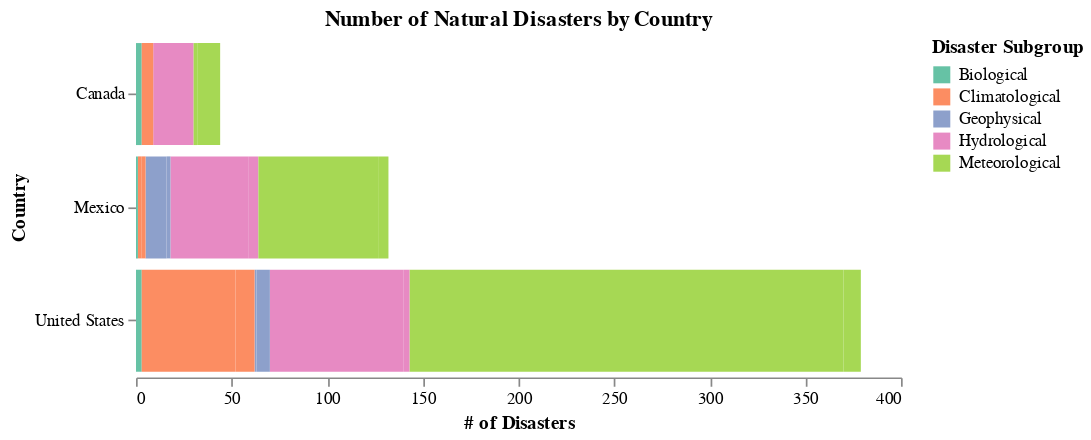

Write notebook code for a chart like this one.
### Code cell
# Bar Chart 1 colors by Disaster Subgroup

bar_chart1 = alt.Chart(disasters_by_country).mark_bar().encode(
    x = alt.X('Number_of_Disasters:Q', title = "# of Disasters", axis = alt.Axis(grid=False)),
    y = alt.Y('Country:N', title = "Country", axis = alt.Axis(domain = False)),
    color = alt.Color("Disaster_Subgroup", title = "Disaster Subgroup").scale(scheme = "set2")
).properties(
    title = 'Number of Natural Disasters by Country',
    width = 450,
    height = 200
).configure_view(
    strokeWidth = 0
)

bar_chart1

### Figure 1 — Vega-Lite specification as saved in the notebook (floating-point values rounded to 4 significant figures)
{"config": {"view": {"continuousWidth": 300, "continuousHeight": 300, "strokeWidth": 0}}, "data": {"name": "data-c3a02eed47f211596ec0cbd657a47875"}, "mark": {"type": "bar"}, "encoding": {"color": {"field": "Disaster_Subgroup", "scale": {"scheme": "set2"}, "title": "Disaster Subgroup", "type": "nominal"}, "x": {"axis": {"grid": false}, "field": "Number_of_Disasters", "title": "# of Disasters", "type": "quantitative"}, "y": {"axis": {"domain": false}, "field": "Country", "title": "Country", "type": "nominal"}}, "height": 200, "title": "Number of Natural Disasters by Country", "width": 450, "$schema": "https://vega.github.io/schema/vega-lite/v5.16.3.json", "datasets": {"data-c3a02eed47f211596ec0cbd657a47875": [{"Country": "Mexico              ", "Disaster_Subgroup": "Hydrological        ", "Disaster_Type": "Flood", "Number_of_Disasters": 41}, {"Country": "Mexico              ", "Disaster_Subgroup": "Geophysical         ", "Disaster_Type": "Earthquake", "Number_of_Disasters": 11}, {"Country": "United States       ", "Disaster_Subgroup": "Biological          ", "Disaster_Type": "Epidemic", "Number_of_Disasters": 3}, {"Country": "Mexico              ", "Disaster_Subgroup": "Hydrological        ", "Disaster_Type": "Landslide", "Number_of_Disasters": 5}, {"Country": "Mexico              ", "Disaster_Subgroup": "Climatological      ", "Disaster_Type": "Wildfire", "Number_of_Disasters": 2}, {"Country": "Mexico              ", "Disaster_Subgroup": "Biological          ", "Disaster_Type": "Epidemic", "Number_of_Disasters": 1}, {"Country": "United States       ", "Disaster_Subgroup": "Geophysical         ", "Disaster_Type": "Volcanic activity", "Number_of_Disasters": 1}, {"Country": "United States       ", "Disaster_Subgroup": "Climatological      ", "Disaster_Type": "Wildfire", "Number_of_Disasters": 49}, {"Country": "United States       ", "Disaster_Subgroup": "Hydrological        ", "Disaster_Type": "Flood", "Number_of_Disasters": 70}, {"Country": "United States       ", "Disaster_Subgroup": "Meteorological      ", "Disaster_Type": "Storm", "Number_of_Disasters": 227}, {"Country": "United States       ", "Disaster_Subgroup": "Geophysical         ", "Disaster_Type": "Earthquake", "Number_of_Disasters": 7}, {"Country": "Canada              ", "Disaster_Subgroup": "Meteorological      ", "Disaster_Type": "Extreme temperature", "Number_of_Disasters": 2}, {"Country": "Canada              ", "Disaster_Subgroup": "Meteorological      ", "Disaster_Type": "Storm", "Number_of_Disasters": 12}, {"Country": "Mexico              ", "Disaster_Subgroup": "Meteorological      ", "Disaster_Type": "Storm", "Number_of_Disasters": 63}, {"Country": "Mexico              ", "Disaster_Subgroup": "Meteorological      ", "Disaster_Type": "Extreme temperature", "Number_of_Disasters": 5}, {"Country": "United States       ", "Disaster_Subgroup": "Meteorological      ", "Disaster_Type": "Extreme temperature", "Number_of_Disasters": 9}, {"Country": "Canada              ", "Disaster_Subgroup": "Biological          ", "Disaster_Type": "Epidemic", "Number_of_Disasters": 3}, {"Country": "Canada              ", "Disaster_Subgroup": "Hydrological        ", "Disaster_Type": "Flood", "Number_of_Disasters": 21}, {"Country": "Mexico              ", "Disaster_Subgroup": "Climatological      ", "Disaster_Type": "Drought", "Number_of_Disasters": 2}, {"Country": "United States       ", "Disaster_Subgroup": "Hydrological        ", "Disaster_Type": "Landslide", "Number_of_Disasters": 3}, {"Country": "Mexico              ", "Disaster_Subgroup": "Geophysical         ", "Disaster_Type": "Volcanic activity", "Number_of_Disasters": 2}, {"Country": "United States       ", "Disaster_Subgroup": "Climatological      ", "Disaster_Type": "Drought", "Number_of_Disasters": 10}, {"Country": "Canada              ", "Disaster_Subgroup": "Climatological      ", "Disaster_Type": "Wildfire", "Number_of_Disasters": 6}]}}
